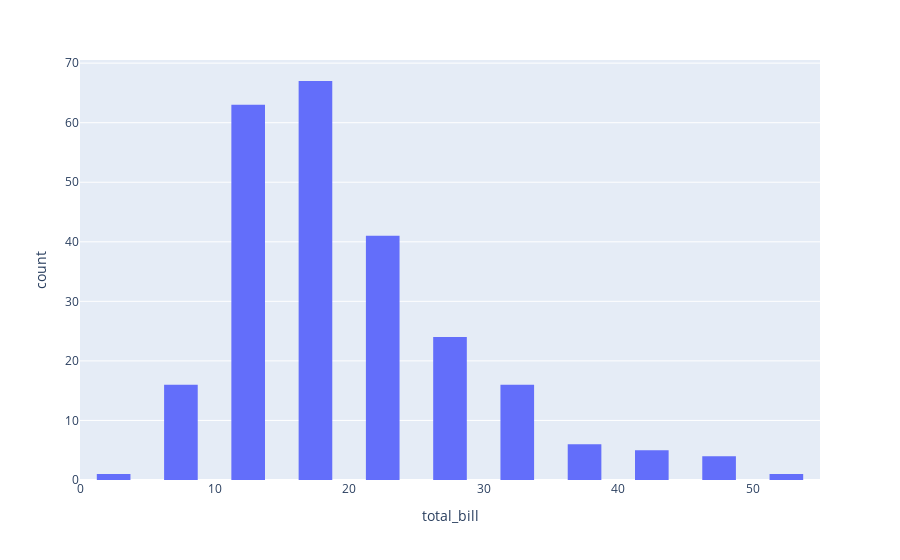

The notebook cell this image was saved under:
### Code cell
# Create a histogram using Plotly Express for the "total_bill" column from the "tips" DataFrame
fig = px.histogram(tips, x="total_bill", nbins=15)

# Customize the layout by reducing the gap between adjacent bars in the histogram
fig.update_layout(bargap=0.5)  # Set the gap between bars to 0.1 (adjust this value as needed)

# Display the histogram
fig.show()

### Figure 1 — Plotly figure (JSON) as saved in the notebook; plotly's stock layout.template omitted (floating-point values rounded to 4 significant figures; data arrays with more than 128 entries replaced by an {"elided": "..."} marker saying what was removed)
{"data": [{"alignmentgroup": "True", "bingroup": "x", "hovertemplate": "total_bill=%{x}<br>count=%{y}<extra></extra>", "legendgroup": "", "marker": {"color": "#636efa", "pattern": {"shape": ""}}, "name": "", "nbinsx": 15, "offsetgroup": "", "orientation": "v", "showlegend": false, "type": "histogram", "x": {"elided": "244 float values"}, "xaxis": "x", "yaxis": "y"}], "layout": {"bargap": 0.5, "barmode": "relative", "legend": {"tracegroupgap": 0}, "margin": {"t": 60}, "xaxis": {"anchor": "y", "domain": [0, 1], "title": {"text": "total_bill"}}, "yaxis": {"anchor": "x", "domain": [0, 1], "title": {"text": "count"}}}}
